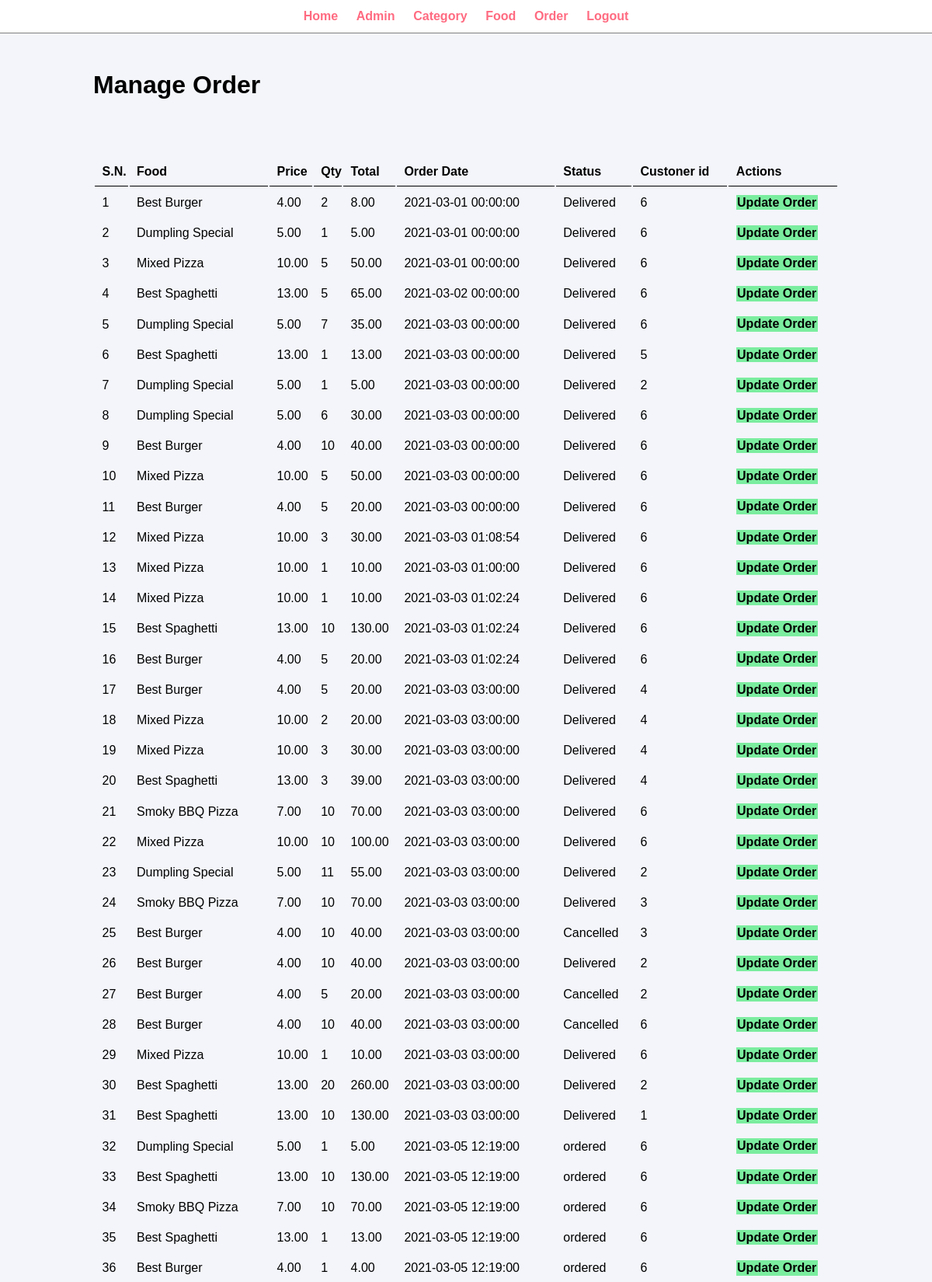
Screenshot of /admin/manage-order.php (signed in, upper part) with the database file from the repository.
### tables this page shows
CREATE TABLE `tbl_order` (
  `order_id` int(10) UNSIGNED NOT NULL,
  `food_id` int(10) NOT NULL,
  `food` varchar(150) NOT NULL,
  `price` decimal(10,2) NOT NULL,
  `qty` int(10) NOT NULL,
  `total` decimal(10,2) NOT NULL,
  `order_date` datetime NOT NULL,
  `status` varchar(200) NOT NULL,
  `customer_id` int(11) NOT NULL,
  `cart_id` int(11) NOT NULL
);

### admin/manage-order.php (the view, shortened to what this page needs)
<?php  include('partials/menu.php');?>
<div class="main-content">
    <div class="wrapper">
        <h1>Manage Order</h1>
        <br><br><br>
<br>
        <table class="tbl-full">
          <tr>
            <th>S.N.</th>
            <th>Food</th>
            <th>Price</th>
            <th>Qty</th>
            <th>Total</th>
            <th>Order Date</th>
            <th>Status</th>
            <th>Custoner id</th>
            <th>Actions</th>
          </tr>
          <?php
          $sql="SELECT * FROM tbl_order ORDER BY order_id ASC";
          $res=mysqli_query($conn,$sql);
          $count =mysqli_num_rows($res);
          $sn=1;
          if($count>0){
            while($row=mysqli_fetch_assoc($res)){
              $id=$row['order_id'];
              $food=$row['food'];
              $price=$row['price'];
              $qty=$row['qty'];
              $total=$row['total'];
              $order_date=$row['order_date'];
              $status=$row['status'];
              $customer_id=$row['customer_id'];
              ?>
                <tr>
                  <td><?php echo $sn++; ?></td>
                  <td><?php echo $food; ?></td>
                  <td><?php echo $price;?></td>
                  <td><?php echo $qty; ?></td>
                  <td><?php echo $total; ?></td>
                  <td><?php echo $order_date; ?></td>
                  <td><?php echo $status; ?></td>
                  <td><?php echo $customer_id;?></td>
                  <td>
                      <a href="<?php echo SITEURL;?>admin/update-order.php?id=<?php echo $id; ?>" class="btn-secondary"> Update Order</a>
                  </td>
                </tr>
              <?php
            }
          }
          else{
            echo "<tr><td colspan='12' class='error'>Orders Not Available</td></tr>";
          }
              ?>
        </table>
    </div>
</div>
<?php include('partials/footer.php') ?>

### css/admin1.css (style rules this page uses)
* { margin: 0; padding: 0; font-family: Arial, Helvetica, sans-serif; }
.wrapper { padding: 1%; width: 80%; margin: 0 auto; }
.tbl-full { width: 100%; }
table tr th { border-bottom: 1px solid black; padding: 1%; text-align: left; }
table tr td { padding: 1%; }
.btn-secondary { background-color: #7bed9f; padding: 1%; color: black; text-decoration: none; font-weight: bold; }
.main-content { background-color: #f3f5fa; padding: 3% 0; }

### rows the page displays
tbl_order: food "Best Burger", price "4.00", qty "2", total "8.00", order_date "2021-03-01 00:00:00", status "Delivered", customer "6"
tbl_order: food "Dumpling Special", price "5.00", qty "1", total "5.00", order_date "2021-03-01 00:00:00", status "Delivered", customer "6"
tbl_order: food "Mixed Pizza", price "10.00", qty "5", total "50.00", order_date "2021-03-01 00:00:00", status "Delivered", customer "6"
tbl_order: food "Best Spaghetti", price "13.00", qty "5", total "65.00", order_date "2021-03-02 00:00:00", status "Delivered", customer "6"
tbl_order: food "Dumpling Special", price "5.00", qty "7", total "35.00", order_date "2021-03-03 00:00:00", status "Delivered", customer "6"
tbl_order: food "Best Spaghetti", price "13.00", qty "1", total "13.00", order_date "2021-03-03 00:00:00", status "Delivered", customer "5"
tbl_order: food "Dumpling Special", price "5.00", qty "1", total "5.00", order_date "2021-03-03 00:00:00", status "Delivered", customer "2"
tbl_order: food "Dumpling Special", price "5.00", qty "6", total "30.00", order_date "2021-03-03 00:00:00", status "Delivered", customer "6"
tbl_order: food "Best Burger", price "4.00", qty "10", total "40.00", order_date "2021-03-03 00:00:00", status "Delivered", customer "6"
tbl_order: food "Mixed Pizza", price "10.00", qty "5", total "50.00", order_date "2021-03-03 00:00:00", status "Delivered", customer "6"
tbl_order: food "Best Burger", price "4.00", qty "5", total "20.00", order_date "2021-03-03 00:00:00", status "Delivered", customer "6"
tbl_order: food "Mixed Pizza", price "10.00", qty "3", total "30.00", order_date "2021-03-03 01:08:54", status "Delivered", customer "6"
tbl_order: food "Mixed Pizza", price "10.00", qty "1", total "10.00", order_date "2021-03-03 01:00:00", status "Delivered", customer "6"
tbl_order: food "Mixed Pizza", price "10.00", qty "1", total "10.00", order_date "2021-03-03 01:02:24", status "Delivered", customer "6"
tbl_order: food "Best Spaghetti", price "13.00", qty "10", total "130.00", order_date "2021-03-03 01:02:24", status "Delivered", customer "6"
tbl_order: food "Best Burger", price "4.00", qty "5", total "20.00", order_date "2021-03-03 01:02:24", status "Delivered", customer "6"
tbl_order: food "Best Burger", price "4.00", qty "5", total "20.00", order_date "2021-03-03 03:00:00", status "Delivered", customer "4"
tbl_order: food "Mixed Pizza", price "10.00", qty "2", total "20.00", order_date "2021-03-03 03:00:00", status "Delivered", customer "4"
tbl_order: food "Mixed Pizza", price "10.00", qty "3", total "30.00", order_date "2021-03-03 03:00:00", status "Delivered", customer "4"
tbl_order: food "Best Spaghetti", price "13.00", qty "3", total "39.00", order_date "2021-03-03 03:00:00", status "Delivered", customer "4"
tbl_order: food "Smoky BBQ Pizza", price "7.00", qty "10", total "70.00", order_date "2021-03-03 03:00:00", status "Delivered", customer "6"
tbl_order: food "Mixed Pizza", price "10.00", qty "10", total "100.00", order_date "2021-03-03 03:00:00", status "Delivered", customer "6"
tbl_order: food "Dumpling Special", price "5.00", qty "11", total "55.00", order_date "2021-03-03 03:00:00", status "Delivered", customer "2"
tbl_order: food "Smoky BBQ Pizza", price "7.00", qty "10", total "70.00", order_date "2021-03-03 03:00:00", status "Delivered", customer "3"
tbl_order: food "Best Burger", price "4.00", qty "10", total "40.00", order_date "2021-03-03 03:00:00", status "Cancelled", customer "3"
tbl_order: food "Best Burger", price "4.00", qty "10", total "40.00", order_date "2021-03-03 03:00:00", status "Delivered", customer "2"
tbl_order: food "Best Burger", price "4.00", qty "5", total "20.00", order_date "2021-03-03 03:00:00", status "Cancelled", customer "2"
tbl_order: food "Best Burger", price "4.00", qty "10", total "40.00", order_date "2021-03-03 03:00:00", status "Cancelled", customer "6"
tbl_order: food "Mixed Pizza", price "10.00", qty "1", total "10.00", order_date "2021-03-03 03:00:00", status "Delivered", customer "6"
tbl_order: food "Best Spaghetti", price "13.00", qty "20", total "260.00", order_date "2021-03-03 03:00:00", status "Delivered", customer "2"
tbl_order: food "Best Spaghetti", price "13.00", qty "10", total "130.00", order_date "2021-03-03 03:00:00", status "Delivered", customer "1"
tbl_order: food "Dumpling Special", price "5.00", qty "1", total "5.00", order_date "2021-03-05 12:19:00", status "ordered", customer "6"
tbl_order: food "Best Spaghetti", price "13.00", qty "10", total "130.00", order_date "2021-03-05 12:19:00", status "ordered", customer "6"
tbl_order: food "Smoky BBQ Pizza", price "7.00", qty "10", total "70.00", order_date "2021-03-05 12:19:00", status "ordered", customer "6"
tbl_order: food "Best Spaghetti", price "13.00", qty "1", total "13.00", order_date "2021-03-05 12:19:00", status "ordered", customer "6"
tbl_order: food "Best Burger", price "4.00", qty "1", total "4.00", order_date "2021-03-05 12:19:00", status "ordered", customer "6"
